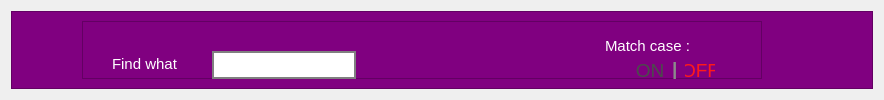
      <widget class="QWidget" name="tab_7">
       <attribute name="title">
        <string> &amp;find   </string>
       </attribute>
       <layout class="QGridLayout" name="gridLayout_11">
        <item row="0" column="0">
         <widget class="QFrame" name="frame_12">
          <property name="styleSheet">
           <string notr="true">QFrame{

background :purple;
}</string>
          </property>
          <property name="frameShape">
           <enum>QFrame::StyledPanel</enum>
          </property>
          <property name="frameShadow">
           <enum>QFrame::Raised</enum>
          </property>
          <layout class="QGridLayout" name="gridLayout_16">
           <item row="0" column="0">
            <spacer name="horizontalSpacer_28">
             <property name="orientation">
              <enum>Qt::Horizontal</enum>
             </property>
             <property name="sizeHint" stdset="0">
              <size>
               <width>61</width>
               <height>20</height>
              </size>
             </property>
            </spacer>
           </item>
           <item row="0" column="1">
            <widget class="QFrame" name="frame_8">
             <property name="minimumSize">
              <size>
               <width>680</width>
               <height>0</height>
              </size>
             </property>
             <property name="styleSheet">
              <string notr="true">QFrame{

background :purple;
}
 QLineEdit {
 background: qlineargradient(
  x1:0, y1:0, x2:0, y2:1,
  stop:0 gray,
  stop: 0.2 white
  stop:1 white

 );
/* border-radius:10px;*/
 border: 2px solid gray;
 min-height: 24px;
 color: black;
color : gray;
}
 QLineEdit:pressed {
 background: qlineargradient(
  x1:0, y1:0, x2:0, y2:1,
  stop:0 gray,
  stop: 0.2 white
  stop:1 white
 );
 border-radius:10px;
 border: 2px solid blue;
 min-height: 24px;
 color: black;
}</string>
             </property>
             <property name="frameShape">
              <enum>QFrame::StyledPanel</enum>
             </property>
             <property name="frameShadow">
              <enum>QFrame::Raised</enum>
             </property>
             <widget class="QPushButton" name="searchBack">
              <property name="enabled">
               <bool>false</bool>
              </property>
              <property name="geometry">
               <rect>
                <x>283</x>
                <y>30</y>
                <width>30</width>
                <height>30</height>
               </rect>
              </property>
              <property name="minimumSize">
               <size>
                <width>30</width>
                <height>30</height>
               </size>
              </property>
              <property name="maximumSize">
               <size>
                <width>30</width>
                <height>30</height>
               </size>
              </property>
              <property name="focusPolicy">
               <enum>Qt::NoFocus</enum>
              </property>
              <property name="toolTip">
               <string>Search previous
Ctrl+Up Arrow</string>
              </property>
              <property name="statusTip">
               <string/>
              </property>
              <property name="styleSheet">
               <string notr="true">QPushButton {

background :none;
border : none;
color : white;

}
 QPushButton:hover , QPushButton:selected  ,  QPushButton:checked {

background :none;
border :0px  solid rgb(27,161,226);
color : white;
}
</string>
              </property>
              <property name="text">
               <string/>
              </property>
              <property name="icon">
               <iconset resource="Resources.qrc">
                <normaloff>:/Images/Images/search_back.png</normaloff>:/Images/Images/search_back.png</iconset>
              </property>
              <property name="iconSize">
               <size>
                <width>21</width>
                <height>21</height>
               </size>
              </property>
              <property name="shortcut">
               <string>Ctrl+Up</string>
              </property>
              <property name="checkable">
               <bool>false</bool>
              </property>
             </widget>
             <widget class="QPushButton" name="searchNext">
              <property name="enabled">
               <bool>true</bool>
              </property>
              <property name="geometry">
               <rect>
                <x>310</x>
                <y>30</y>
                <width>30</width>
                <height>30</height>
               </rect>
              </property>
              <property name="minimumSize">
               <size>
                <width>30</width>
                <height>30</height>
               </size>
              </property>
              <property name="maximumSize">
               <size>
                <width>30</width>
                <height>30</height>
               </size>
              </property>
              <property name="focusPolicy">
               <enum>Qt::NoFocus</enum>
              </property>
              <property name="toolTip">
               <string>Search next
Ctrl+Down Arrow</string>
              </property>
              <property name="statusTip">
               <string>Search Next</string>
              </property>
              <property name="styleSheet">
               <string notr="true">QPushButton {

background :none;
border :none;
color : white;

}
 QPushButton:hover , QPushButton:selected  ,  QPushButton:checked {

background :none;
border :0px  solid rgb(27,161,226);
color : white;
}
</string>
              </property>
              <property name="text">
               <string/>
              </property>
              <property name="icon">
               <iconset resource="Resources.qrc">
                <normaloff>:/Images/Images/search_next.png</normaloff>:/Images/Images/search_next.png</iconset>
              </property>
              <property name="iconSize">
               <size>
                <width>21</width>
                <height>21</height>
               </size>
              </property>
              <property name="shortcut">
               <string>Ctrl+Down</string>
              </property>
              <property name="checkable">
               <bool>false</bool>
              </property>
             </widget>
             <widget class="QLabel" name="label_31">
              <property name="geometry">
               <rect>
                <x>523</x>
                <y>10</y>
                <width>101</width>
                <height>31</height>
               </rect>
              </property>
              <property name="font">
               <font>
                <family>Segoe UI</family>
                <pointsize>10</pointsize>
               </font>
              </property>
              <property name="styleSheet">
               <string notr="true">QLabel{

color : white;

}</string>
              </property>
              <property name="text">
               <string>&lt;!DOCTYPE HTML PUBLIC &quot;-//W3C//DTD HTML 4.0//EN&quot; &quot;http://www.w3.org/TR/REC-html40/strict.dtd&quot;&gt;
&lt;html&gt;&lt;head&gt;&lt;meta name=&quot;qrichtext&quot; content=&quot;1&quot; /&gt;&lt;style type=&quot;text/css&quot;&gt;
p, li { white-space: pre-wrap; }
&lt;/style&gt;&lt;/head&gt;&lt;body style=&quot; font-family:'Segoe UI'; font-size:10pt; font-weight:400; font-style:normal;&quot;&gt;
&lt;p style=&quot; margin-top:0px; margin-bottom:0px; margin-left:0px; margin-right:0px; -qt-block-indent:0; text-indent:0px;&quot;&gt;&lt;span style=&quot; font-size:11pt;&quot;&gt;Match case :&lt;/span&gt;&lt;/p&gt;&lt;/body&gt;&lt;/html&gt;</string>
              </property>
             </widget>
             <widget class="QLabel" name="label_32">
              <property name="geometry">
               <rect>
                <x>590</x>
                <y>37</y>
                <width>6</width>
                <height>21</height>
               </rect>
              </property>
              <property name="font">
               <font>
                <family>Segoe UI</family>
                <pointsize>14</pointsize>
                <weight>75</weight>
                <bold>true</bold>
               </font>
              </property>
              <property name="styleSheet">
               <string notr="true">QLabel{


color :rgb(139, 139, 139);
background : none;


}</string>
              </property>
              <property name="text">
               <string>|</string>
              </property>
             </widget>
             <widget class="QPushButton" name="decreaseSpacing_button_4">
              <property name="geometry">
               <rect>
                <x>603</x>
                <y>34</y>
                <width>30</width>
                <height>30</height>
               </rect>
              </property>
              <property name="minimumSize">
               <size>
                <width>30</width>
                <height>30</height>
               </size>
              </property>
              <property name="maximumSize">
               <size>
                <width>30</width>
                <height>30</height>
               </size>
              </property>
              <property name="font">
               <font>
                <family>Segoe UI</family>
                <pointsize>14</pointsize>
               </font>
              </property>
              <property name="focusPolicy">
               <enum>Qt::NoFocus</enum>
              </property>
              <property name="toolTip">
               <string/>
              </property>
              <property name="styleSheet">
               <string notr="true">QPushButton {

background :none;
border : 0px  solid rgb(172,172,172);
color : rgb(75, 75, 75);

}
 QPushButton:hover , QPushButton:selected  ,  QPushButton:checked {
color :  rgb(255, 25, 25);
}
</string>
              </property>
              <property name="text">
               <string>OFF</string>
              </property>
              <property name="iconSize">
               <size>
                <width>25</width>
                <height>25</height>
               </size>
              </property>
              <property name="checkable">
               <bool>true</bool>
              </property>
              <property name="checked">
               <bool>true</bool>
              </property>
              <attribute name="buttonGroup">
               <string>buttonGroup_3</string>
              </attribute>
             </widget>
             <widget class="QPushButton" name="decreaseSpacing_button_5">
              <property name="geometry">
               <rect>
                <x>553</x>
                <y>34</y>
                <width>30</width>
                <height>30</height>
               </rect>
              </property>
              <property name="minimumSize">
               <size>
                <width>30</width>
                <height>30</height>
               </size>
              </property>
              <property name="maximumSize">
               <size>
                <width>30</width>
                <height>30</height>
               </size>
              </property>
              <property name="font">
               <font>
                <family>Segoe UI</family>
                <pointsize>14</pointsize>
               </font>
              </property>
              <property name="focusPolicy">
               <enum>Qt::NoFocus</enum>
              </property>
              <property name="toolTip">
               <string/>
              </property>
              <property name="styleSheet">
               <string notr="true">QPushButton {

background : none;
border : 0px  solid rgb(172,172,172);
color : rgb(75, 75, 75);

}
 QPushButton:hover , QPushButton:selected  ,  QPushButton:checked {
color :  rgb(27,161,226);

}
</string>
              </property>
              <property name="text">
               <string>ON</string>
              </property>
              <property name="iconSize">
               <size>
                <width>25</width>
                <height>25</height>
               </size>
              </property>
              <property name="checkable">
               <bool>true</bool>
              </property>
              <property name="checked">
               <bool>false</bool>
              </property>
              <attribute name="buttonGroup">
               <string>buttonGroup_3</string>
              </attribute>
             </widget>
             <widget class="QPushButton" name="indentDecrease_button_11">
              <property name="geometry">
               <rect>
                <x>290</x>
                <y>70</y>
                <width>61</width>
                <height>28</height>
               </rect>
              </property>
              <property name="font">
               <font>
                <family>Segoe UI</family>
                <pointsize>9</pointsize>
                <weight>50</weight>
                <bold>false</bold>
               </font>
              </property>
              <property name="focusPolicy">
               <enum>Qt::NoFocus</enum>
              </property>
              <property name="toolTip">
               <string>Replace
Ctrl+R</string>
              </property>
              <property name="styleSheet">
               <string notr="true">QPushButton{


background : rgb(203, 203, 203);
border : 1ps solid green;
color : black;

}
QPushButton:hover, QPushButton:pressed{


background : rgb(27,161,226);
border : 1px solid rgb(27,161,226);
color : white;

}</string>
              </property>
              <property name="text">
               <string>Replace</string>
              </property>
              <property name="iconSize">
               <size>
                <width>25</width>
                <height>25</height>
               </size>
              </property>
              <property name="shortcut">
               <string>Ctrl+R</string>
              </property>
              <property name="checkable">
               <bool>false</bool>
              </property>
             </widget>
             <widget class="QPushButton" name="indentDecrease_button_12">
              <property name="geometry">
               <rect>
                <x>360</x>
                <y>70</y>
                <width>68</width>
                <height>28</height>
               </rect>
              </property>
              <property name="font">
               <font>
                <family>Segoe UI</family>
                <pointsize>9</pointsize>
                <weight>50</weight>
                <bold>false</bold>
               </font>
              </property>
              <property name="focusPolicy">
               <enum>Qt::NoFocus</enum>
              </property>
              <property name="toolTip">
               <string>Replace All
Ctrl+Alt+R</string>
              </property>
              <property name="styleSheet">
               <string notr="true">QPushButton{


background : rgb(203, 203, 203);
border : 1ps solid green;
color : black;

}
QPushButton:hover, QPushButton:pressed{


background : rgb(27,161,226);
border : 1px solid rgb(27,161,226);
color : white;

}</string>
              </property>
              <property name="text">
               <string>Replace all</string>
              </property>
              <property name="iconSize">
               <size>
                <width>25</width>
                <height>25</height>
               </size>
              </property>
              <property name="shortcut">
               <string>Ctrl+Alt+R</string>
              </property>
              <property name="checkable">
               <bool>false</bool>
              </property>
             </widget>
             <widget class="QLabel" name="label_29">
              <property name="geometry">
               <rect>
                <x>30</x>
                <y>33</y>
                <width>91</width>
                <height>20</height>
               </rect>
              </property>
              <property name="sizePolicy">
               <sizepolicy hsizetype="Fixed" vsizetype="Preferred">
                <horstretch>0</horstretch>
                <verstretch>0</verstretch>
               </sizepolicy>
              </property>
              <property name="font">
               <font>
                <family>Segoe UI</family>
                <pointsize>11</pointsize>
               </font>
              </property>
              <property name="styleSheet">
               <string notr="true">QLabel{

color : white;

}</string>
              </property>
              <property name="text">
               <string>Find what</string>
              </property>
             </widget>
             <widget class="QLineEdit" name="lineEdit_2">
              <property name="geometry">
               <rect>
                <x>130</x>
                <y>30</y>
                <width>144</width>
                <height>28</height>
               </rect>
              </property>
              <property name="sizePolicy">
               <sizepolicy hsizetype="Fixed" vsizetype="Fixed">
                <horstretch>0</horstretch>
                <verstretch>0</verstretch>
               </sizepolicy>
              </property>
              <property name="minimumSize">
               <size>
                <width>0</width>
                <height>28</height>
               </size>
              </property>
              <property name="maximumSize">
               <size>
                <width>16777215</width>
                <height>24</height>
               </size>
              </property>
              <property name="font">
               <font>
                <family>Lucida Grande</family>
                <pointsize>10</pointsize>
               </font>
              </property>
              <property name="focusPolicy">
               <enum>Qt::StrongFocus</enum>
              </property>
              <property name="frame">
               <bool>true</bool>
              </property>
              <property name="cursorPosition">
               <number>0</number>
              </property>
              <property name="alignment">
               <set>Qt::AlignCenter</set>
              </property>
             </widget>
             <widget class="QLabel" name="label_30">
              <property name="geometry">
               <rect>
                <x>30</x>
                <y>70</y>
                <width>88</width>
                <height>20</height>
               </rect>
              </property>
              <property name="sizePolicy">
               <sizepolicy hsizetype="Fixed" vsizetype="Preferred">
                <horstretch>0</horstretch>
                <verstretch>0</verstretch>
               </sizepolicy>
              </property>
              <property name="font">
               <font>
                <family>Segoe UI</family>
                <pointsize>11</pointsize>
               </font>
              </property>
              <property name="styleSheet">
               <string notr="true">QLabel{

color : white;

}</string>
              </property>
              <property name="text">
               <string>Replace with </string>
              </property>
             </widget>
             <widget class="QLineEdit" name="lineEdit_3">
              <property name="geometry">
               <rect>
                <x>130</x>
                <y>70</y>
                <width>144</width>
                <height>28</height>
               </rect>
              </property>
              <property name="sizePolicy">
               <sizepolicy hsizetype="Fixed" vsizetype="Fixed">
                <horstretch>0</horstretch>
                <verstretch>0</verstretch>
               </sizepolicy>
              </property>
              <property name="minimumSize">
               <size>
                <width>0</width>
                <height>28</height>
               </size>
              </property>
              <property name="maximumSize">
               <size>
                <width>16777215</width>
                <height>24</height>
               </size>
              </property>
              <property name="font">
               <font>
                <family>Lucida Grande</family>
                <pointsize>10</pointsize>
               </font>
              </property>
              <property name="frame">
               <bool>true</bool>
              </property>
              <property name="cursorPosition">
               <number>0</number>
              </property>
              <property name="alignment">
               <set>Qt::AlignCenter</set>
              </property>
             </widget>
             <widget class="QPushButton" name="decreaseSpacing_button_6">
              <property name="geometry">
               <rect>
                <x>553</x>
                <y>90</y>
                <width>30</width>
                <height>30</height>
               </rect>
              </property>
              <property name="minimumSize">
               <size>
                <width>30</width>
                <height>30</height>
               </size>
              </property>
              <property name="maximumSize">
               <size>
                <width>30</width>
                <height>30</height>
               </size>
              </property>
              <property name="font">
               <font>
                <family>Segoe UI</family>
                <pointsize>14</pointsize>
               </font>
              </property>
              <property name="focusPolicy">
               <enum>Qt::NoFocus</enum>
              </property>
              <property name="toolTip">
               <string/>
              </property>
              <property name="styleSheet">
               <string notr="true">QPushButton {

background :none;
border : 0px  solid rgb(172,172,172);
color : rgb(75, 75, 75);

}
 QPushButton:hover , QPushButton:selected  ,  QPushButton:checked {
color :  rgb(27,161,226);

}
</string>
              </property>
              <property name="text">
               <string>ON</string>
              </property>
              <property name="iconSize">
               <size>
                <width>25</width>
                <height>25</height>
               </size>
              </property>
              <property name="checkable">
               <bool>true</bool>
              </property>
              <property name="checked">
               <bool>false</bool>
              </property>
              <attribute name="buttonGroup">
               <string>buttonGroup_4</string>
              </attribute>
             </widget>
             <widget class="QPushButton" name="decreaseSpacing_button_7">
              <property name="geometry">
               <rect>
                <x>603</x>
                <y>90</y>
                <width>30</width>
                <height>30</height>
               </rect>
              </property>
              <property name="minimumSize">
               <size>
                <width>30</width>
                <height>30</height>
               </size>
              </property>
              <property name="maximumSize">
               <size>
                <width>30</width>
                <height>30</height>
               </size>
              </property>
              <property name="font">
               <font>
                <family>Segoe UI</family>
                <pointsize>14</pointsize>
               </font>
              </property>
              <property name="focusPolicy">
               <enum>Qt::NoFocus</enum>
              </property>
              <property name="toolTip">
               <string/>
              </property>
              <property name="styleSheet">
               <string notr="true">QPushButton {

background :none;
border : 0px  solid rgb(172,172,172);
color : rgb(75, 75, 75);

}
 QPushButton:hover , QPushButton:selected  ,  QPushButton:checked {
color :  rgb(255, 25, 25);
}
</string>
              </property>
              <property name="text">
               <string>OFF</string>
              </property>
              <property name="iconSize">
               <size>
                <width>25</width>
                <height>25</height>
               </size>
              </property>
              <property name="checkable">
               <bool>true</bool>
              </property>
              <property name="checked">
               <bool>true</bool>
              </property>
              <attribute name="buttonGroup">
               <string>buttonGroup_4</string>
              </attribute>
             </widget>
             <widget class="QLabel" name="label_33">
              <property name="geometry">
               <rect>
                <x>520</x>
                <y>66</y>
                <width>131</width>
                <height>31</height>
               </rect>
              </property>
              <property name="font">
               <font>
                <family>Segoe UI</family>
                <pointsize>10</pointsize>
               </font>
              </property>
              <property name="styleSheet">
               <string notr="true">QLabel{

color : white;

}</string>
              </property>
              <property name="text">
               <string>&lt;!DOCTYPE HTML PUBLIC &quot;-//W3C//DTD HTML 4.0//EN&quot; &quot;http://www.w3.org/TR/REC-html40/strict.dtd&quot;&gt;
&lt;html&gt;&lt;head&gt;&lt;meta name=&quot;qrichtext&quot; content=&quot;1&quot; /&gt;&lt;style type=&quot;text/css&quot;&gt;
p, li { white-space: pre-wrap; }
&lt;/style&gt;&lt;/head&gt;&lt;body style=&quot; font-family:'Segoe UI'; font-size:10pt; font-weight:400; font-style:normal;&quot;&gt;
&lt;p style=&quot; margin-top:0px; margin-bottom:0px; margin-left:0px; margin-right:0px; -qt-block-indent:0; text-indent:0px;&quot;&gt;&lt;span style=&quot; font-size:11pt;&quot;&gt;Whole words only :&lt;/span&gt;&lt;/p&gt;&lt;/body&gt;&lt;/html&gt;</string>
              </property>
             </widget>
             <widget class="QLabel" name="label_34">
              <property name="geometry">
               <rect>
                <x>590</x>
                <y>93</y>
                <width>6</width>
                <height>21</height>
               </rect>
              </property>
              <property name="font">
               <font>
                <family>Segoe UI</family>
                <pointsize>14</pointsize>
                <weight>75</weight>
                <bold>true</bold>
               </font>
              </property>
              <property name="styleSheet">
               <string notr="true">QLabel{


color :rgb(139, 139, 139);
background : none;


}</string>
              </property>
              <property name="text">
               <string>|</string>
              </property>
             </widget>
            </widget>
           </item>
           <item row="0" column="2">
            <spacer name="horizontalSpacer_29">
             <property name="orientation">
              <enum>Qt::Horizontal</enum>
             </property>
             <property name="sizeHint" stdset="0">
              <size>
               <width>101</width>
               <height>20</height>
              </size>
             </property>
            </spacer>
           </item>
          </layout>
         </widget>
        </item>
       </layout>
      </widget>
